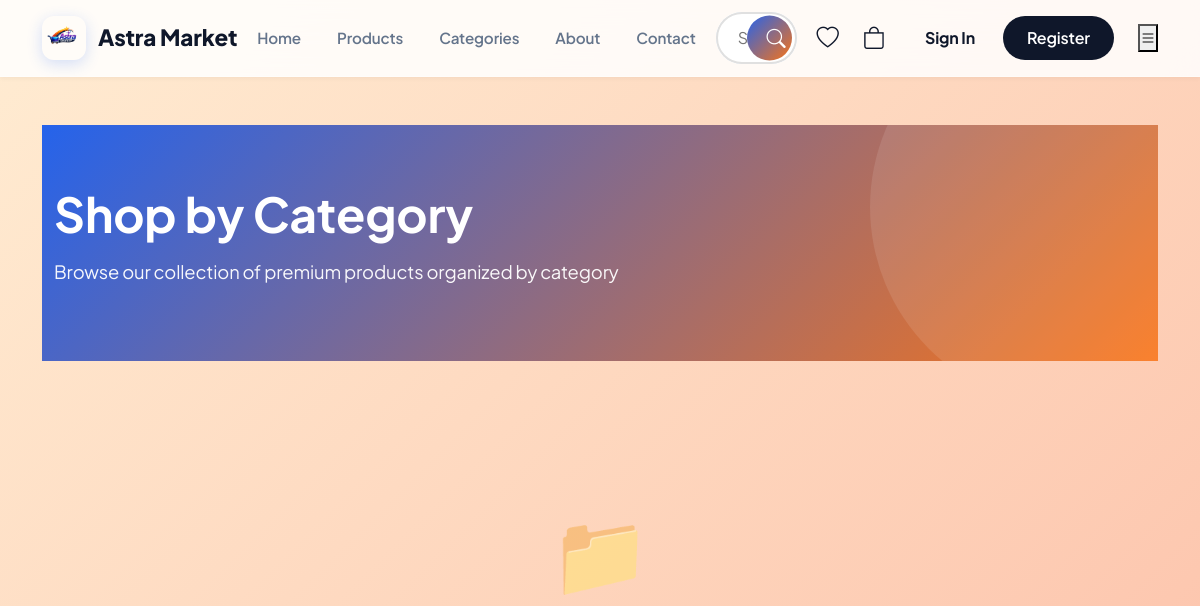
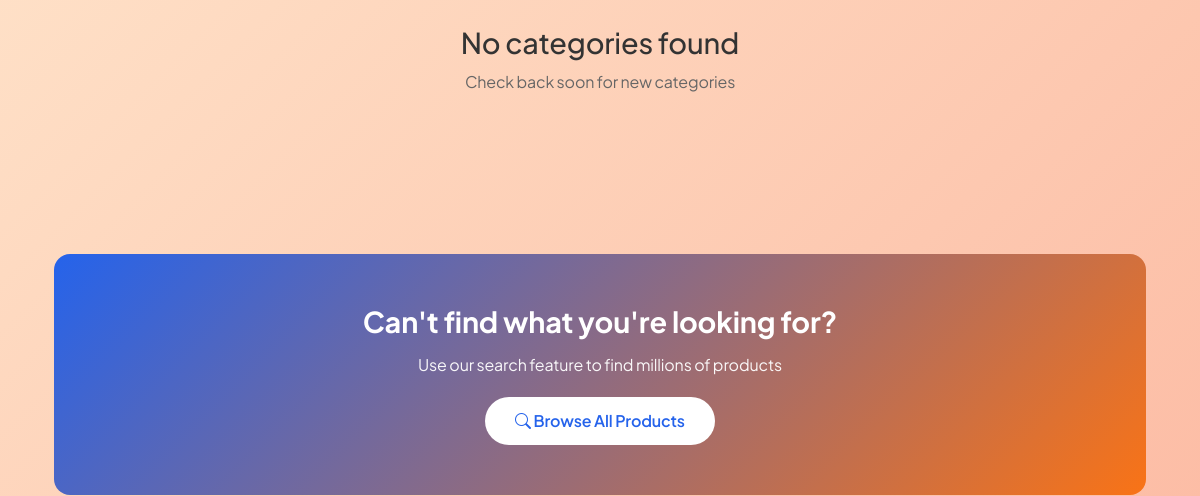
Before: /category/ (upper part) with the older database file (2 pictures, top to bottom).
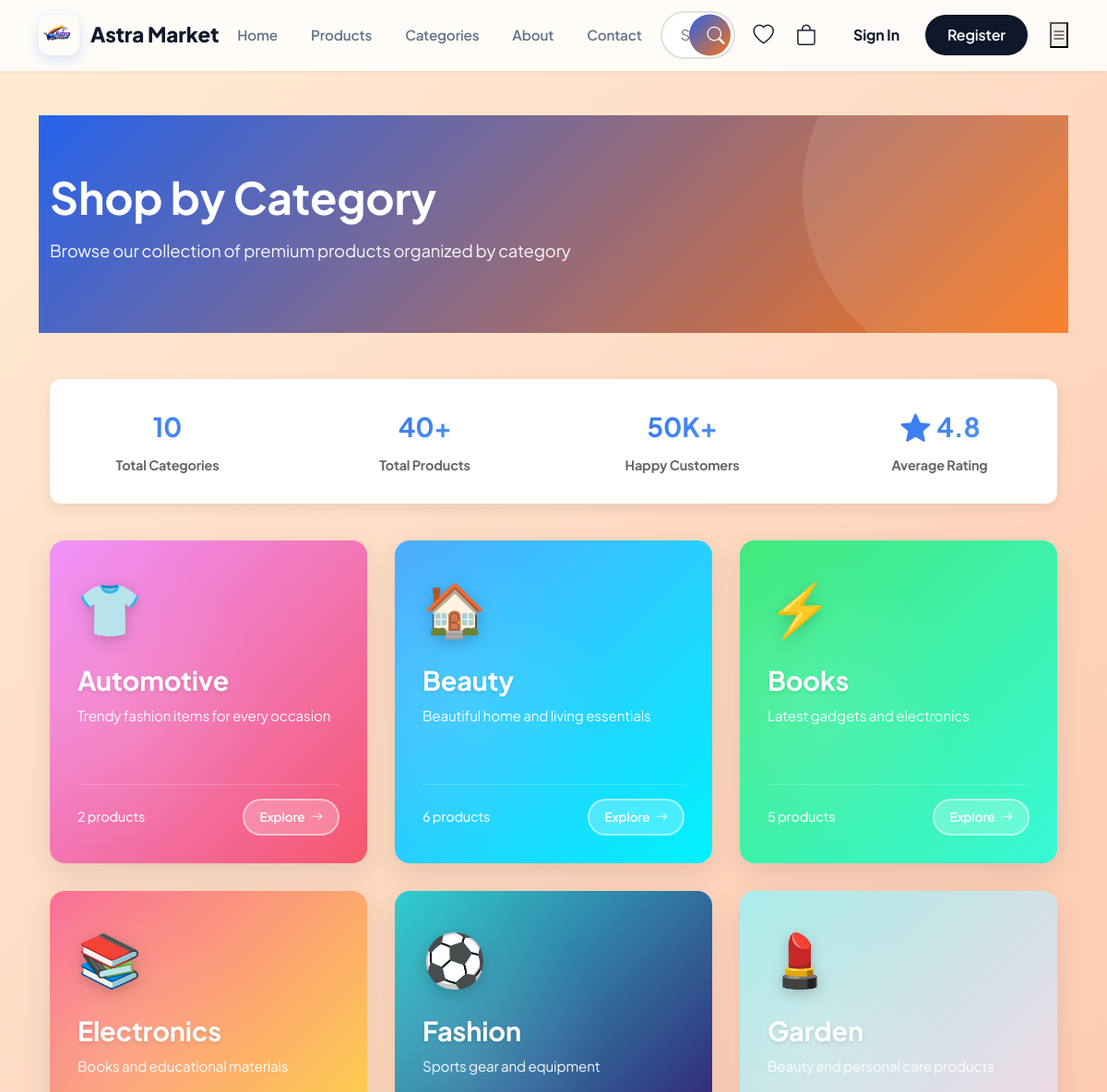
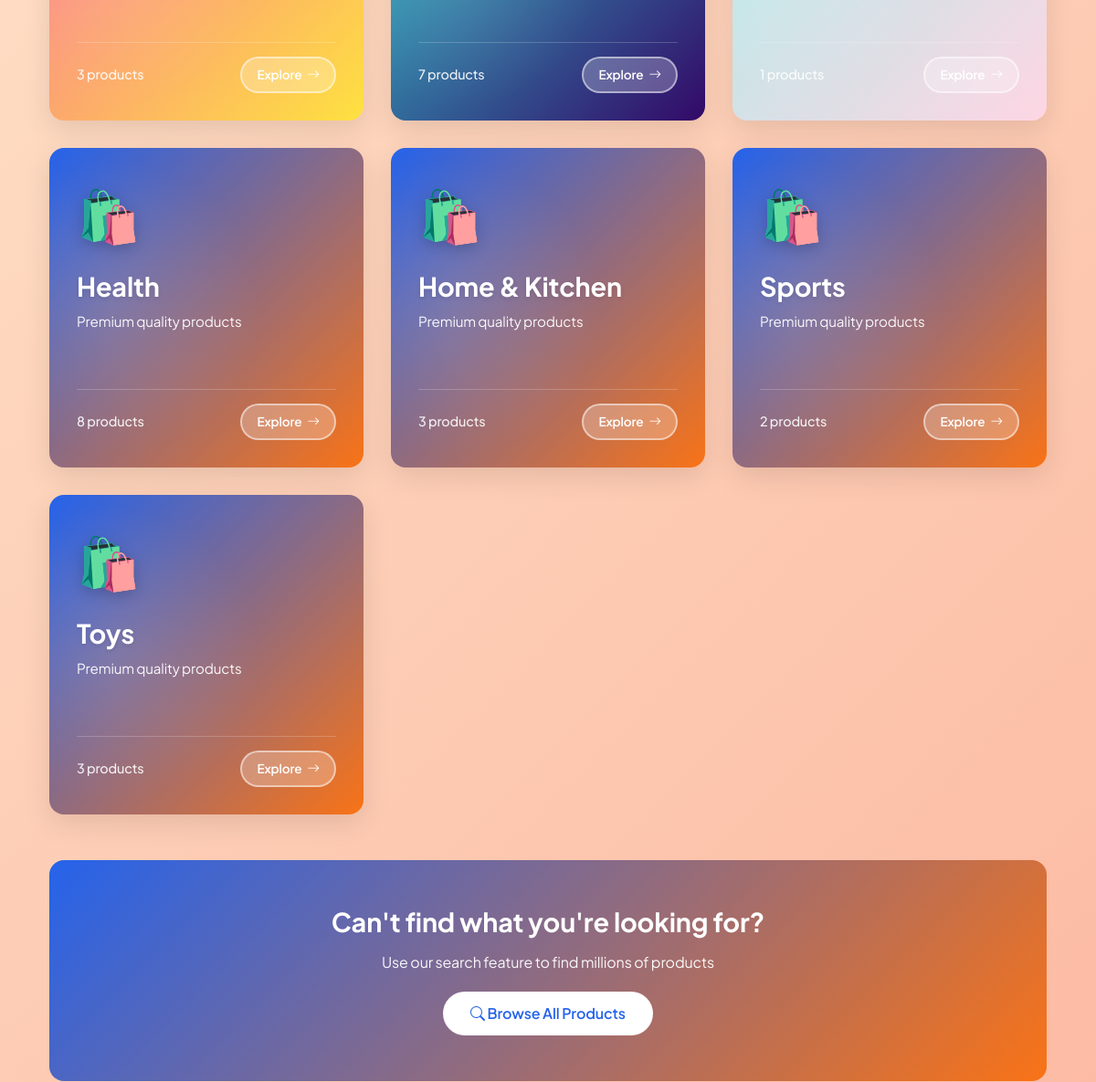
After: the same page with the newer database file (2 pictures, top to bottom).
### Astra_Market/models.py (models this page shows, shortened)
class Category(models.Model):
    name = models.CharField(max_length=100, unique=True)
    slug = models.SlugField(max_length=120, unique=True)
    image = models.ImageField(upload_to='category_images/', blank=True, null=True)
    class Meta:
        verbose_name = 'Category'
        verbose_name_plural = 'Categories'

### Astra_Market/views.py (the view, shortened to what this page needs)
# urls.py: path('category/', views.category, name='category'),
def category(request):
    categories = Category.objects.annotate(product_count=Count('products'))
    return render(request, 'category.html', {'categories': categories})

### Astra_Market/templates/category.html (shortened to what the changed rows need)
{% extends 'base.html' %}
{% load static %}
{% block content %}
<div class="category-header">
    <div class="container">
        <h1>Shop by Category</h1>
    </div>
</div>
<div class="container">
    {% if categories %}
        <div class="category-stats">
            <div class="row g-4">
                <div class="col-md-3 col-6">
                    <div class="stat">
                        <div class="stat-number">{{ categories|length }}</div>
                        <div class="stat-label">Total Categories</div>
                    </div>
                </div>
                <div class="col-md-3 col-6">
                    <div class="stat">
                        <div class="stat-number">40+</div>
                        <div class="stat-label">Total Products</div>
                    </div>
                </div>
                <div class="col-md-3 col-6">
                    <div class="stat">
                        <div class="stat-number">50K+</div>
                        <div class="stat-label">Happy Customers</div>
                    </div>
                </div>
                <div class="col-md-3 col-6">
                    <div class="stat">
                        <div class="stat-number">⭐ 4.8</div>
                        <div class="stat-label">Average Rating</div>
                    </div>
                </div>
            </div>
        </div>
    {% endif %}
    {% if categories %}
        <div class="category-grid">
            {% for category in categories %}
                <a href="{% url 'products' %}?category={{ category.slug }}" class="category-card">
                    <div class="category-content">
                        <div>
                            <div class="category-icon">
                                {% if category.image %}
                                    <img src="{{ category.image.url }}" alt="{{ category.name }}" style="width: 100%; height: 120px; object-fit: cover; border-radius: 12px;">
                                {% else %}
                                    {% if forloop.counter == 1 %}👕
                                    {% elif forloop.counter == 2 %}🏠
                                    {% elif forloop.counter == 3 %}⚡
                                    {% elif forloop.counter == 4 %}📚
                                    {% elif forloop.counter == 5 %}⚽
                                    {% elif forloop.counter == 6 %}💄
                                    {% else %}🛍️{% endif %}
                                {% endif %}
                            </div>
                            <h3 class="category-title">{{ category.name }}</h3>
                            <p class="category-description">
                                {% if forloop.counter == 1 %}Trendy fashion items for every occasion
                                {% elif forloop.counter == 2 %}Beautiful home and living essentials
                                {% elif forloop.counter == 3 %}Latest gadgets and electronics
                                {% elif forloop.counter == 4 %}Books and educational materials
                                {% elif forloop.counter == 5 %}Sports gear and equipment
                                {% elif forloop.counter == 6 %}Beauty and personal care products
                                {% else %}Premium quality products{% endif %}
                            </p>
                        </div>
                        <div class="category-footer">
                            <span class="category-count">{{ category.products.count }} products</span>
                            <span class="category-btn">Explore <i class="bi bi-arrow-right ms-1"></i></span>
                        </div>
                    </div>
                </a>
            {% endfor %}
        </div>
    {% else %}
        <div class="empty-state">
            <div class="empty-state-icon">📁</div>
            <h3>No categories found</h3>
            <p>Check back soon for new categories</p>
        </div>
    {% endif %}
</div>
{% endblock %}

Changed rows visible on the page:
added Category: name "Automotive", shows "Trendy fashion items for every occasion", products.count "2"
added Category: name "Beauty", shows "Beautiful home and living essentials", products.count "6"
added Category: name "Books", shows "Latest gadgets and electronics", products.count "5"
added Category: name "Electronics", shows "Books and educational materials", products.count "3"
added Category: name "Fashion", shows "Sports gear and equipment", products.count "7"
added Category: name "Garden", shows "Beauty and personal care products", products.count "1"
added Category: name "Health", shows "Premium quality products", products.count "8"
added Category: name "Home & Kitchen", shows "Premium quality products", products.count "3"
added Category: name "Sports", shows "Premium quality products", products.count "2"
added Category: name "Toys", shows "Premium quality products", products.count "3"
Other visible differences:
{{ categories|length }}: (not shown) → "10"
text no longer shown: "📁 No categories found Check back soon for new categories"
text now shown: "Total Categories 40+ Total Products 50K+ Happy Customers ⭐ 4.8 Average Rating"
